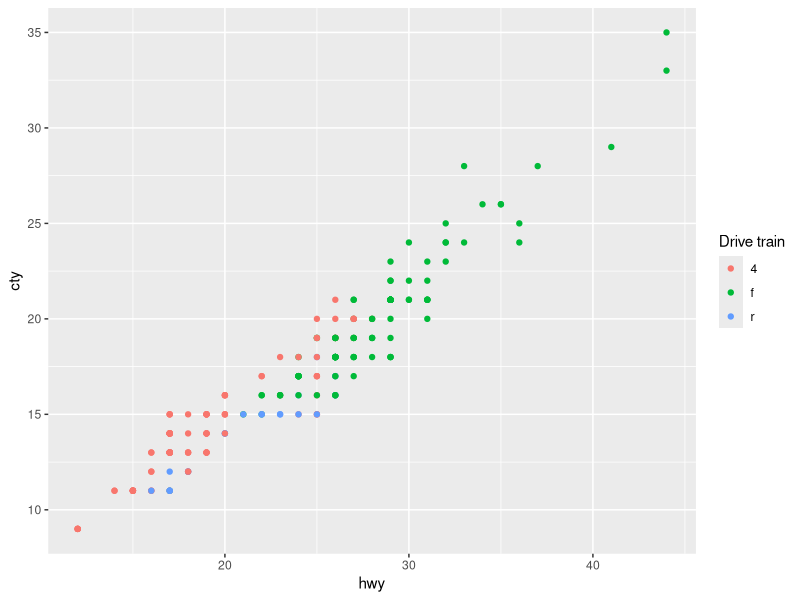
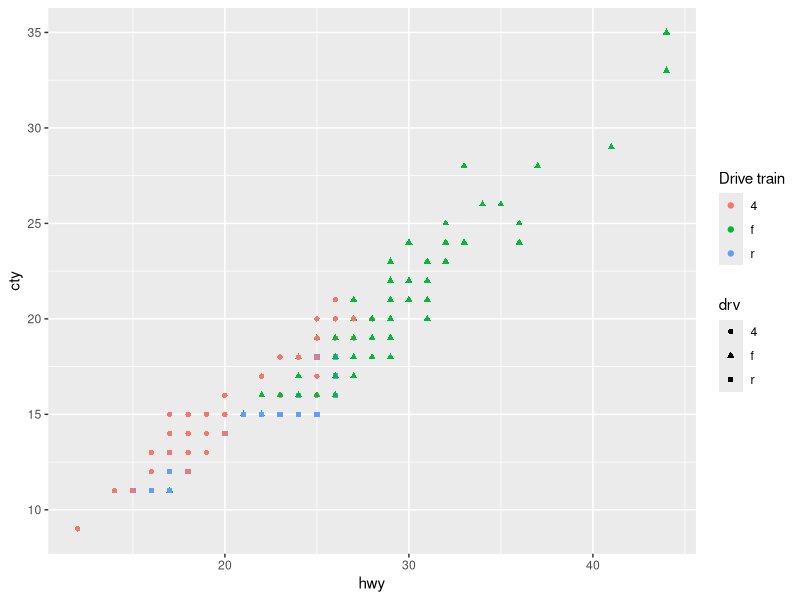
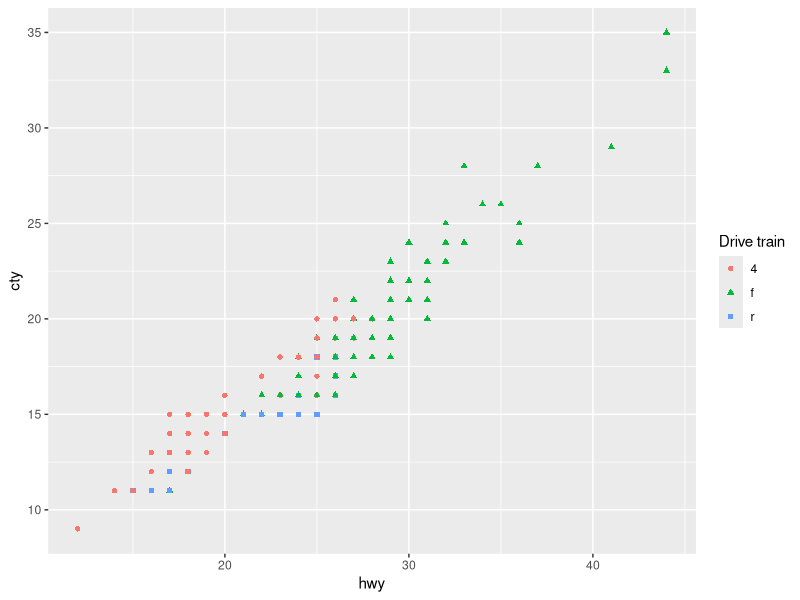
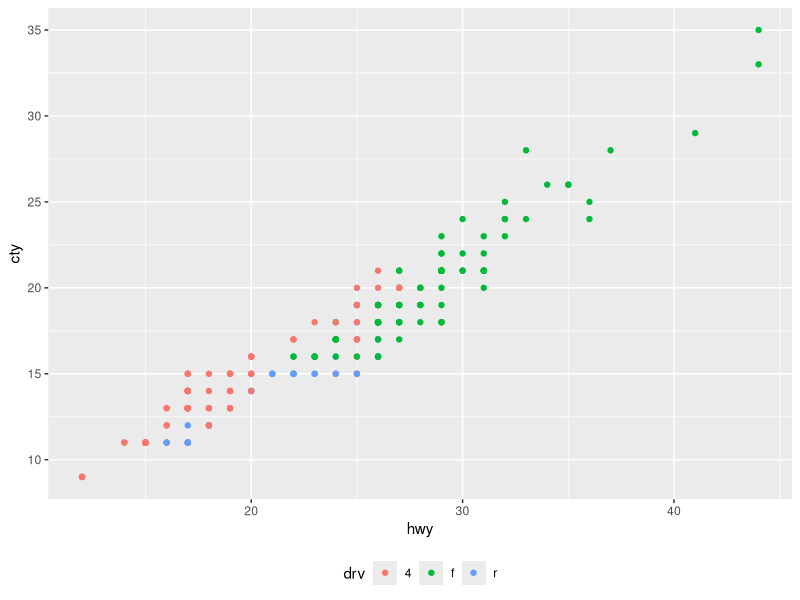
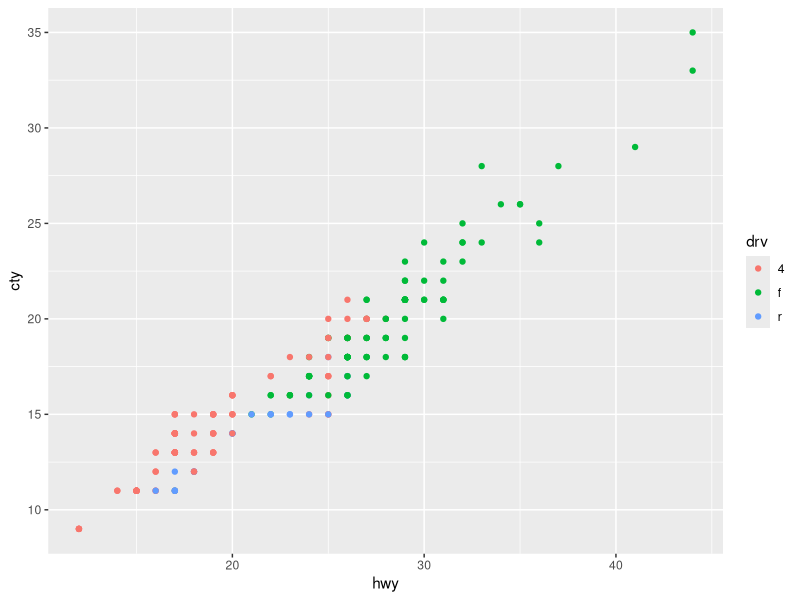
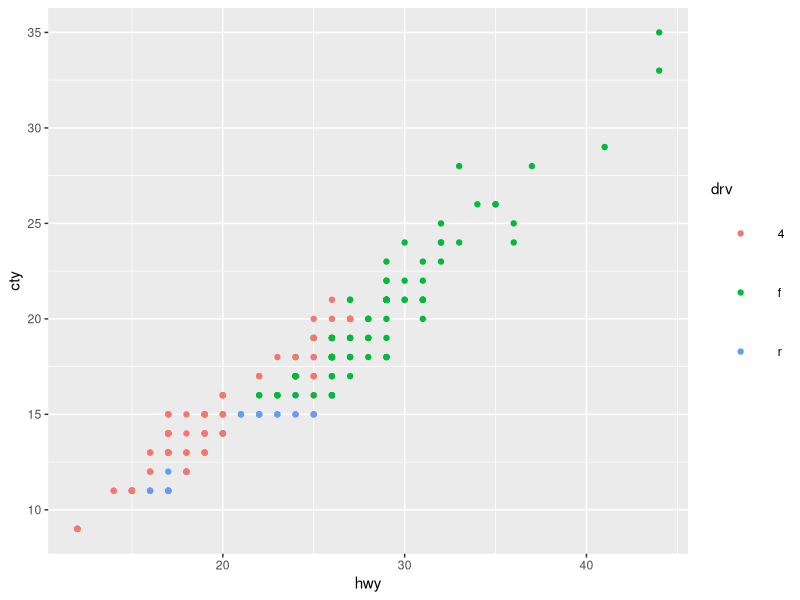
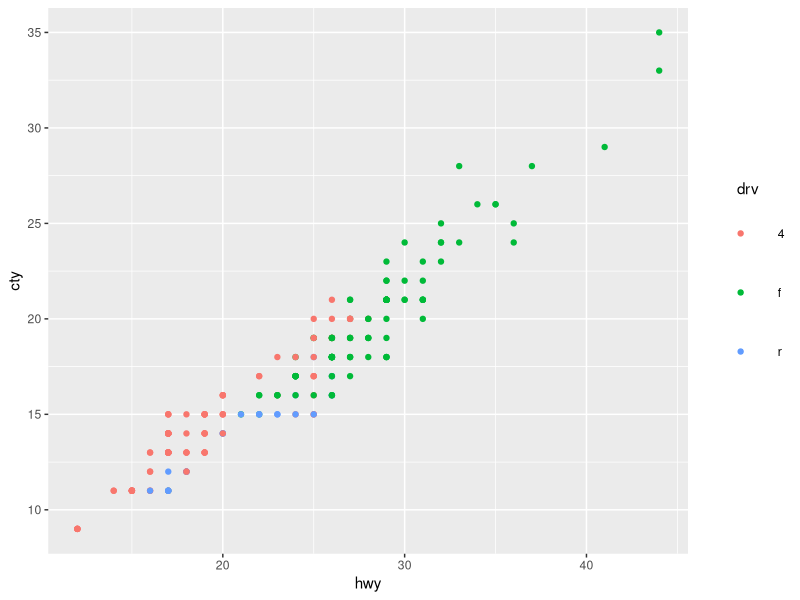
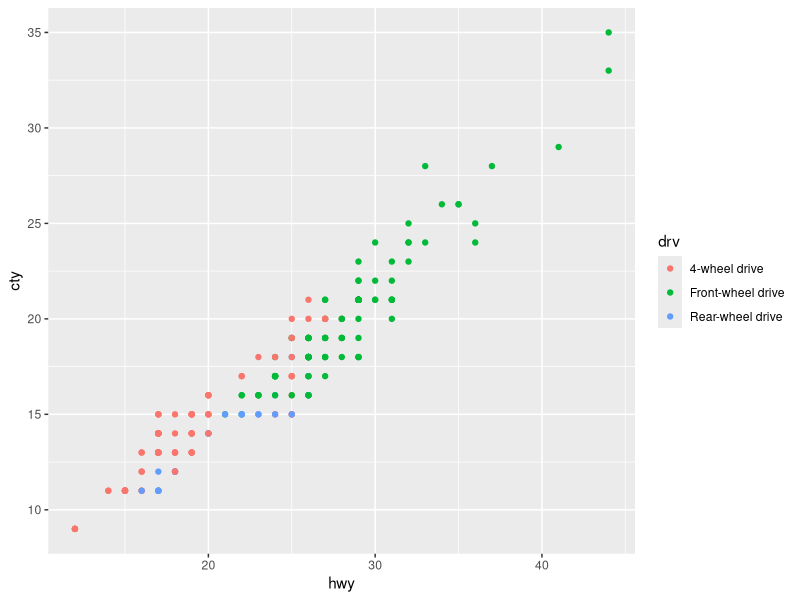

Here is the R script that generated these plots, in order:
## ---- chunk 1
library(ggplot2)
library(tibble)
knitr::opts_chunk$set(
  fig.dpi = 300, 
  collapse = TRUE, 
  comment = "#>",
  fig.asp = 0.618,
  fig.width = 6,
  out.width = "80%"
  )
## ---- chunk 2
#| fig.alt: "A scatter plot showing the highway miles per gallon on the x-axis
#|  and city miles per gallon on the y-axis. The points are coloured by three
#|  types of drive train, which is displayed in a legend with the title 'Drive
#|  train'."
ggplot(mpg, aes(x = hwy, y = cty, color = drv)) +
  geom_point() +
  labs(color = "Drive train")
## ---- chunk 3
#| fig.alt:
#| - "A scatter plot showing the highway miles per gallon on the x-axis
#|  and city miles per gallon on the y-axis. The point shapes and colours 
#|  indicate three types of drive train. The shapes and colours are displayed in
#|  separate legends titled 'drv' and 'Drive train' respectively."
#| - "A scatter plot showing the highway miles per gallon on the x-axis
#|  and city miles per gallon on the y-axis. The point shapes and colours 
#|  indicate three types of drive train. The shapes and colours are displayed in
#|  a single legend titled 'Drive train'."
#|
# not this
ggplot(mpg, aes(x = hwy, y = cty, color = drv, shape = drv)) +
  geom_point() +
  labs(color = "Drive train")

# but this
ggplot(mpg, aes(x = hwy, y = cty, color = drv, shape = drv)) +
  geom_point() +
  labs(color = "Drive train", shape = "Drive train")
## ---- chunk 4
#| fig.alt: "A scatter plot showing the highway miles per gallon on the x-axis
#|  and city miles per gallon on the y-axis. The points are coloured by three
#|  types of drive train, which is displayed in a legend at the bottom of the 
#|  plot in a horizontal orientation. Legend elements are spaced widely apart."
ggplot(mpg, aes(x = hwy, y = cty, color = drv)) +
  geom_point() +
  theme(
    legend.position = "bottom", 
    legend.spacing.x = unit(1.0, "cm")
    )
## ---- chunk 5
#| fig.alt: "A scatter plot showing the highway miles per gallon on the x-axis
#|  and city miles per gallon on the y-axis. The points are coloured by three
#|  types of drive train, which is displayed in a legend at the right of the 
#|  plot. In the legend, there is a large space between the title and keys."
ggplot(mpg, aes(x = hwy, y = cty, color = drv)) +
  geom_point() +
  theme(legend.spacing.y = unit(3.0, "cm"))
## ---- chunk 6
#| fig.alt: "A scatter plot showing the highway miles per gallon on the x-axis
#|  and city miles per gallon on the y-axis. The points are coloured by three
#|  types of drive train, which is displayed in a legend at the right of the 
#|  plot. In the legend, elements are placed widely apart and the title is
#|  to the left of the keys."
ggplot(mpg, aes(x = hwy, y = cty, color = drv)) +
  geom_point() +
  theme(
    legend.key.size = unit(1.5, "cm"),
    legend.key = element_rect(color = NA, fill = NA)
    )
## ---- chunk 7
#| fig.alt: "A scatter plot showing the highway miles per gallon on the x-axis
#|  and city miles per gallon on the y-axis. The points are coloured by three
#|  types of drive train, which is displayed in a legend at the right of the 
#|  plot. In the legend, elements are placed widely apart and the title is
#|  aligned with the keys."
ggplot(mpg, aes(x = hwy, y = cty, color = drv)) +
  geom_point() +
  theme(
    legend.key.size = unit(1.5, "cm"),
    legend.key = element_rect(color = NA, fill = NA),
    legend.title = element_text(hjust = 0.5)
  )
## ---- chunk 8
#| fig.alt: "A scatter plot showing the highway miles per gallon on the x-axis
#|  and city miles per gallon on the y-axis. The points are coloured by three
#|  types of drive train, which is displayed in a legend at the right of the 
#|  plot. The legend items are name '4-wheel drive', 'Front-wheel drive' and
#|  'Rear-wheel drive' from top to bottom."
ggplot(mpg, aes(x = hwy, y = cty, color = drv)) +
  geom_point() +
  scale_color_discrete(
    labels = c("4" = "4-wheel drive", 
               "f" = "Front-wheel drive", 
               "r" = "Rear-wheel drive")
    )
## ---- chunk 9
#| fig.alt: "A scatter plot showing the highway miles per gallon on the x-axis
#|  and city miles per gallon on the y-axis. The points are coloured by seven 
#|  types of cars, which is displayed in the legend on the right of the plot.
#|  The labels in the legend have a larger font size than the title."
ggplot(mpg, aes(x = hwy, y = cty, color = class)) +
  geom_point() +
  theme(
    legend.text = element_text(size = 14),
    legend.title = element_text(size = 10)
  )
## ---- chunk 10
#| fig.alt: "A scatter plot showing the highway miles per gallon on the x-axis
#|  and city miles per gallon on the y-axis. The points are coloured by seven 
#|  types of cars, which is displayed in the legend on the right of the plot.
#|  The labels in the legends have a large, red font. The title has a smaller,
#|  black font and is in bold and italic."
ggplot(mpg, aes(x = hwy, y = cty, color = class)) +
  geom_point() +
  theme(
    legend.text = element_text(size = 14, color = "red"),
    legend.title = element_text(size = 10, face = "bold.italic")
  )
## ---- chunk 11
#| fig.alt: "A scatter plot showing the highway miles per gallon on the x-axis
#|  and city miles per gallon on the y-axis. The panel background of the plot
#|  is light blue and is outlined in red with a thick stroke."
ggplot(mpg, aes(x = hwy, y = cty)) +
  geom_point() +
  theme(panel.background = element_rect(fill = "lightblue", colour = "red", linewidth = 3))
## ---- chunk 12
#| fig.alt: "A scatter plot showing the highway miles per gallon on the x-axis
#|  and city miles per gallon on the y-axis. The plot background is light blue 
#|  and is outlined in red with a thick stroke. The panel background remains 
#|  grey."
ggplot(mpg, aes(x = hwy, y = cty)) +
  geom_point() +
  theme(plot.background = element_rect(fill = "lightblue", colour = "red", linewidth = 3))
## ---- chunk 13
#| fig.alt: "A scatter plot showing the highway miles per gallon on the x-axis
#|  and city miles per gallon on the y-axis. There is no visible panel 
#|  background and grid lines are in light grey."
ggplot(mpg, aes(x = hwy, y = cty)) +
  geom_point() +
  theme_minimal()
## ---- chunk 14
#| fig.alt: "A scatter plot showing the highway miles per gallon on the x-axis
#|  and city miles per gallon on the y-axis. There is no visible panel 
#|  background and grid lines are in light grey. The plot as a whole is outlined
#|  by a thick red line."
ggplot(mpg, aes(x = hwy, y = cty)) +
  geom_point() +
  theme_minimal() +
  theme(plot.background = element_rect(colour = "red", linewidth = 3))
## ---- chunk 15
df <- tibble::tribble(
  ~group, ~outcome,
  1,      "yes",
  1,      "no",
  2,      "yes",
  2,      "no",
  2,      "no",
  2,      NA 
)
## ---- chunk 16
#| fig.alt: "A stacked bar chart showing two groups on the x-axis and counts
#|  on the y-axis. Within a stacked bar, two different outcomes and 'NA's are 
#|  distinguished by fill colour."
ggplot(df, aes(x = group, fill = outcome)) +
  geom_bar()
## ---- chunk 17
#| fig.alt: "A stacked bar chart showing two groups on the x-axis and counts
#|  on the y-axis. Within a stacked bar, two different outcomes and 'NA's are 
#|  distinguished by fill colour. The 'NA' fill colour is purple."
ggplot(df, aes(x = group, fill = outcome)) +
  geom_bar() +
  scale_fill_discrete(na.value = "purple")
## ---- chunk 18
#| fig.alt: "A stacked bar chart showing two groups on the x-axis and counts
#|  on the y-axis. Within a stacked bar, two different outcomes and 'NA's are 
#|  distinguished by fill colour. The 'NA' fill colour is transparent, giving
#|  the appearance that one of the stacked bars is floating."
ggplot(df, aes(x = group, fill = outcome)) +
  geom_bar() +
  scale_fill_discrete(na.value = "transparent") +
  theme_minimal()
## ---- chunk 19
#| fig.alt: "A scatter plot showing the highway miles per gallon on the x-axis
#|  and city miles per gallon on the y-axis. The points are coloured by seven
#|  types of car. All text sizes in the axes and legend are large."
ggplot(mpg, aes(x = hwy, y = cty, color = class)) +
  geom_point() +
  theme_gray(base_size = 18)
## ---- chunk 20
#| fig.alt: "A scatter plot showing the highway miles per gallon on the x-axis
#|  and city miles per gallon on the y-axis. The plot has a large title 
#|  displaying 'This is the plot title' and a less large subtitle displaying 
#|  'And this is the subtitle' at the top of the plot."
ggplot(mpg, aes(x = hwy, y = cty)) +
  geom_point() +
  labs(
    title = "This is the plot title",
    subtitle = "And this is the subtitle"
  ) +
  theme(
    plot.title = element_text(size = 20),
    plot.subtitle = element_text(size = 15)
  )
## ---- chunk 21
#| fig.alt: "A scatter plot showing the highway miles per gallon on the x-axis
#|  and city miles per gallon on the y-axis. The plot has a large red title 
#|  displaying 'This is the plot title' and a less large subtitle in bold and 
#|  italic displaying 'And this is the subtitle' at the top of the plot."
ggplot(mpg, aes(x = hwy, y = cty)) +
  geom_point() +
  labs(
    title = "This is the plot title",
    subtitle = "And this is the subtitle"
  ) +
  theme(
    plot.title = element_text(size = 20, color = "red"),
    plot.subtitle = element_text(size = 15, face = "bold.italic")
  )
## ---- chunk 22
#| fig.alt: "A scatter plot showing the highway miles per gallon on the x-axis
#|  and city miles per gallon on the y-axis. The x-axis title displays 
#|  'This is HUGE' in a large font size, and the y-axis title displays 
#|  'This is small' in a smaller font size."
ggplot(mpg, aes(x = hwy, y = cty)) +
  geom_point() +
  labs(
    x = "This is HUGE",
    y = "This is small"
  ) +
  theme(
    axis.title.x = element_text(size = 20),
    axis.title.y = element_text(size = 10)
  )
## ---- chunk 23
#| fig.alt: "A scatter plot showing the highway miles per gallon on the x-axis
#|  and city miles per gallon on the y-axis. The x-axis title displays 
#|  'This is HUGE' in a large, red font, and the y-axis title displays 
#|  'This is tiny' in a smaller, bold and italic font."
ggplot(mpg, aes(x = hwy, y = cty)) +
  geom_point() +
  labs(
    x = "This is HUGE",
    y = "This is tiny"
  ) +
  theme(
    axis.title.x = element_text(size = 20, color = "red"),
    axis.title.y = element_text(size = 10, face = "bold.italic")
  )
## ---- chunk 24
#| fig.alt: "A scatter plot showing the highway miles per gallon on the x-axis
#|  and city miles per gallon on the y-axis. Both the x and the y axis titles
#|  display 'The axis labels are the same size' in a large font. Both axis 
#|  labels are displayed in a larger, blue font."
ggplot(mpg, aes(x = hwy, y = cty)) +
  geom_point() +
  labs(
    x = "The axis labels are the same size",
    y = "The axis labels are the same size"
  ) +
  theme(
    axis.title = element_text(size = 16),
    axis.text = element_text(size = 20, color = "blue")
  )
## ---- chunk 25
GeomLabel$default_aes$size
## ---- chunk 26
#| fig.alt: "A plot showing text at diagonal positions with the labels 'two', 
#| 'three' and 'four'."
df <- tibble::tribble(
  ~x, ~y, ~name,
  2,  2,  "two",
  3,  3,  "three",
  4,  4,  "four"
)

ggplot(df, aes(x = x, y = y, label = name)) +
  geom_text()
## ---- chunk 27
#| fig.alt: "A plot showing larger text at diagonal positions with the labels 
#| 'two', 'three' and 'four'."
ggplot(df, aes(x = x, y = y, label = name)) +
  geom_text(size = 6)
## ---- chunk 28
#| fig.alt: "A plot showing text at diagonal positions with the labels 'two',
#|  'three' and 'four' that increase in size from left to right."
ggplot(df, aes(x = x, y = y, label = name)) +
  geom_text(aes(size = x)) +
  scale_size_identity()
